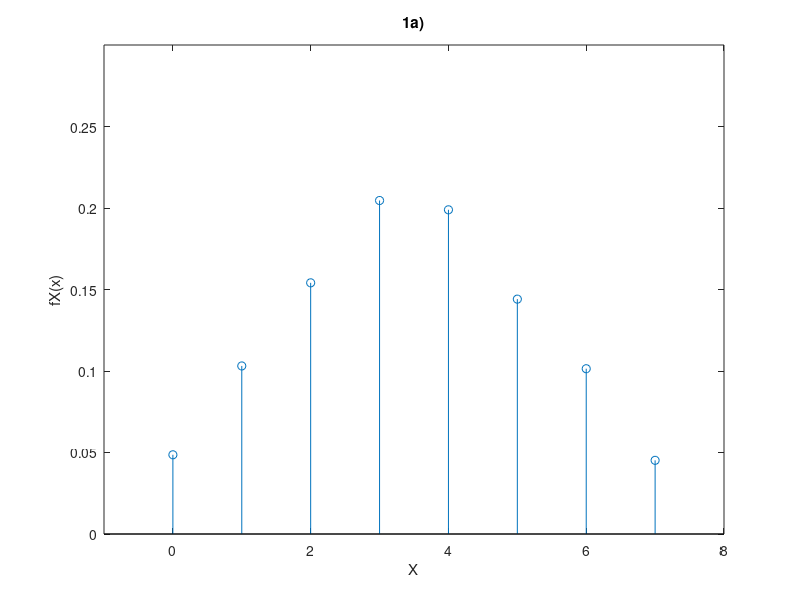

Write MATLAB code to recreate this figure. (Note: this script raises an error after producing the figure.)
clc
clear all;

%% EXERCÍCIO 1
% Considere um processo aleatório que gera dois números: o primeiro número
% de 1 a 4 (com todos os valores igualmente prováveis) e o segundo número
% de 4 a 8 (com todos os valores também igualmente prováveis).
% Seja X a variável aleatória que representa o segundo número menos o
% primeiro número.
% (a) (3.0 valores) Estime por simulação (usando 10000 simulações) a função
%     massa de probabilidade da variável aleatória X e apresente-a num
%     gráfico do tipo stem.

fprintf("Exercicio 1:\n");
% 1 a) 
N = 10000; % 10000 simulações
x1 = randi([1,4], 1, N); % 1 a 4 (com todos os valores igualmente prováveis) 
x2 = randi([4,8], 1, N); % 4 a 8 (com todos os valores também igualmente prováveis)
X = x2 - x1;

ocorrencias = zeros(1, length(unique(X)));  % Vetor que conta o numero de cada resultado (neste caso de 0 a 7)

for i = 1:N
    ocorrencias(X(i) + 1) = ocorrencias(X(i) + 1) + 1;  % contador++ sendo que a posiçao 1 representa X=0 e assim adiante
end
fX = ocorrencias/N;  % Variavel que detem as probabilidades de cada evento (valor de X) acontecer nesta experiencia

X = unique(X);  % Usado para os valores do grafico
stem(X, fX),xlabel('X'),ylabel('fX(x)');  % Fazer um grafico do tipo massa de probabilidade da variavel X
title("1a)");
axis([-1 8 0 0.3]);  % Acertar os eixos do grafico para melhor ver o resultado
fprintf("1. a) Gráfico que apresenta a massa de probabilidade da variável X tem o nome de Figure 1.\n");

% (b) (2.0 valores) Com base na função massa de probabilidade estimada,
%     estime o valor esperado, a variância e o desvio padrão da variável
%     aleatória X.

media = sum(fX.*X);  % Calculo da media
variancia = sum(fX.*(X.^2)) - media^2;  % Calculo da variancia 
desvioPadrao = sqrt(variancia); % Calculo do Desvio Padrao

fprintf("1. b) Média: %f, Variância: %f, Desvio Padrão: %f\n", media, variancia, desvioPadrao);

% (c) (2.0 valores) Determine o valor teórico da probabilidade de X ser
%     maior que 3, sabendo que o primeiro número é 2.
% 1º - 2
% 2º - {3,4,5,6,7,8}
% X = {2, 3, 4, 5, 6} há 5 casos possiveis quando X = X2 - 2
% > 3 - {4,5,6}
% 3/5 = P( ser maior que 3, sabendo que o primeiro número é 2)
fprintf("1c) O valor teórico da probabilidade de X ser maior que 3, sabendo que o primeiro número é 2: 3/5\n\n");

%% EXERCÍCIO 2
% Considere um sistema com 4 estados (1, 2, 3 e 4) modelado por uma cadeia
% de Markov com a matriz de transição de estados T seguinte.
T= [0.2 0.4 0.1 0
    0.4 0.3 0.1 0.1
    0.3 0.3 0.8 0.1
    0.1 0   0   0.8];

% (a) (3.0 valores) Qual a probabilidade de o sistema, começando no
%     estado 2, estar no estado 4 após 5 transições?
vi = [0 1 0 0]';
T5 = T^4 * vi
fprintf('2a) A probabilidade de estar no estado 4 passado 5 transições é de %f.n\n', T5(4));

% (b) (2.0 valores) Qual a probabilidade de o sistema, começando no
%     estado 2, manter-se no estado 2 nas 5 primeiras transições?
fprintf('2b) A probabilidade de estar no estado 2 passado 5 transições é de %f\n\n', T5(2));

%% EXERCÍCIO 3
% Considere um conjunto de 4 páginas web (A, B, C e D) com os hyperlinks
% seguintes entre eles:
% A -> B , A -> C , B -> C , C -> D
%
% (3.0 valores) Determine o pagerank de cada página web ao fim de 10
% iterações assumindo beta = 0.8 e resolvendo primeiro problemas que
% possam existir de 'spider traps' e/ou 'dead-ends'.
% A = βH + (1 − β)[ 1/N]N×N
    %  A   B  C   D
H = [  0   0  0  1/4       
      1/2  0  0  1/4
      1/2  1  0  1/4
       0   0  1  1/4 ];
N = ones(1,4) ./ 4;
A = 0.8 * H + (1 - 0.8) * N;
rank10 = A^10 .* N; % 1st elem of each row gives C, D, E, F, G

fprintf("Os ranks das páginas são: A - %f, B - %f, C - %f, D - %f.\n\n", rank10(1), rank10(2), rank10(3), rank10(4));

%% EXERCÍCIO 4
% Considere as 2 funções no fim deste script que implementam duas das
% funcionalidades necessárias à implementação de um filtro de Bloom.
% Considere também os dois conjuntos de chaves seguintes:

CH1= {'Amelia','Emma','Damian','Joe','Madison','Megan','Susan','Thomas'};
CH2= {'George','Jack','Oscar','Sarah'};

% (a) (3.0 valores) Desenvolva a função que falta para, com as funções
%     fornecidas, ter todas as funcionalidades necessárias à implementação
%     de um filtro de Bloom.
fprintf("Exercicio 4:\n");

n = 100; % Tamanho do BF
k = 6;  % Numero de funcoes de dispersao

fprintf("4a) Função com o nome 'IsMember' e comentado no código.\n")
% 4b)i) 
BF = Init(n); % Iniciar o Bloom Filter
fprintf("4b)i) Bloom Filter foi inciado com o tamanho: %d.\n", n);

% Adicionar todos os elementos do cell array CH1 ao BF
for i = 1:length(CH1)
    BF = AddElement(BF, CH1{i},k);  % Dar update ao BF com o novo elemento
    fprintf("%s foi adicionado ao BF.\n", CH1{i});
end

% 4b)ii)
fprintf("\n4b)ii)\nTestagem da pertença das chaves CH1\n");
% Verificar se todos os elementos de CH1 pertencem ao BF (se não pertencer
% há falso negativo)
for i = 1:length(CH1)
    return_value = IsMember(BF, CH1{i}, k);
    if (return_value)
        return_value = "Sim.";
    else
        return_value = "Não.";
    end
    fprintf("%s é elemento do BF? %s \n", CH1{i}, return_value);
end

% 4b)iii)
fprintf("\n4b)iii)\nTestagem da pertença das chaves CH2\n");
% Verificar se todos os elementos de CH2 pertencem ao BF (se pertencerem há
% falsos positivos)
for i = 1:length(CH2)
    return_value = IsMember(BF, CH2{i}, k);
    if (return_value)
        return_value = "Sim.";
    else
        return_value = "Não.";
    end
    fprintf("%s é elemento do BF? %s \n", CH2{i}, return_value);
end

% 4a)
function value = IsMember(BF,chave,k)
    value = true;  % Inicializar o output a true (pertence)
    % Fazer a hash e calculo das posicoes tal e qual como se fosse para
    % adicionar o valor
    h= 127;
    chave= double(chave);
    nBF= length(BF);
    for i= 1:length(chave)
        h= mod(31*h+chave(i),2^32-1);
    end
    for i= k:-1:1
        h= mod(31*h+i,2^32-1);
        if (BF(mod(h,nBF)+1) == 0)  % Se uma das posicoes tiver o valor 0 entao este elemento nao pertence ao BF
            value = false;  % Output a false (não pertence)
            break;
        end
    end
end

% Funcoes dadas pelos professores
function BF= Init(n)
    BF= zeros(n,1);
end

function BF= AddElement(BF,chave,k)
    h= 127;
    chave= double(chave);
    nBF= length(BF);
    for i= 1:length(chave)
        h= mod(31*h+chave(i),2^32-1);
    end
    for i= k:-1:1
        h= mod(31*h+i,2^32-1);
        BF(mod(h,nBF)+1)= 1;
    end
end